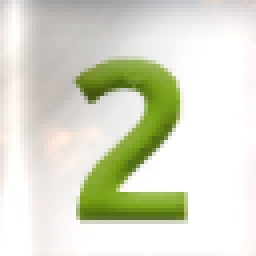
#> input picture templates_unknown/unknown_r15_c23_color.png, 64 x 64 px (shown 4 times larger)
$ python -i preprocessor.py   (imports and definitions only)
#> lines starting #> are read from the running program, lines starting #| are printed output that depends on the picture; after the words box and inside, x2 and y2 are one past the last pixel; in counts of white or black regions, pixels touching at a corner belong together
#> further down, picture is the input picture: shape (64, 64, 3); mean B, G, R 203.7, 221.8, 219
import cv2
import numpy as np

KERNEL_3x3 = cv2.getStructuringElement(cv2.MORPH_ELLIPSE, (3, 3))


def binarize_cell(cell_img):
    """将 64x64 BGR 格子图像二值化。

    Returns:
        (binary_mask | None, is_opened: bool)
        - binary_mask: 前景掩码 (uint8)，None 表示空白或未翻开
        - is_opened: True = 已翻开格
    """

    hsv = cv2.cvtColor(cell_img, cv2.COLOR_BGR2HSV)
#> hsv: shape (64, 64, 3); mean H, S, V 26, 32.9, 223.9
    center_hsv = hsv[12:52, 12:52]
#> center_hsv: shape (40, 40, 3); mean H, S, V 23.1, 66.9, 208.8
    median_s = np.median(center_hsv[:, :, 1])
#> median_s = 10.5
    is_opened = median_s < 60
#> is_opened = True

    if not is_opened:
        # 红色旗帜检测
        mask1 = cv2.inRange(hsv, np.array([0, 100, 100]), np.array([10, 255, 255]))
        mask2 = cv2.inRange(hsv, np.array([170, 100, 100]), np.array([180, 255, 255]))
        red_mask = cv2.bitwise_or(mask1, mask2)
        red_mask = cv2.morphologyEx(red_mask, cv2.MORPH_OPEN, KERNEL_3x3)

        if np.count_nonzero(red_mask) > 50:
            return red_mask, False

        # 暗色特征检测
        gray = cv2.cvtColor(cell_img, cv2.COLOR_BGR2GRAY)
        bg_level = np.median(gray)
        _, dark_mask = cv2.threshold(gray, max(0, bg_level - 30), 255, cv2.THRESH_BINARY_INV)
        dark_mask = cv2.morphologyEx(dark_mask, cv2.MORPH_OPEN, KERNEL_3x3)

        if np.count_nonzero(dark_mask) > 100:
            return dark_mask, False

        return None, False

    else:
        gray = cv2.cvtColor(cell_img, cv2.COLOR_BGR2GRAY)
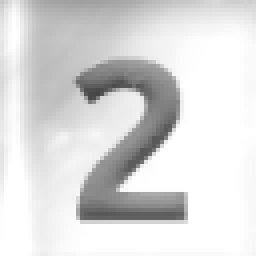
#> gray: shape (64, 64) (shown 4 times larger); min 69, max 255, mean 218.9

        # 中心区域对比度检查 → 过滤纯空白格
        center_gray = gray[8:56, 8:56]
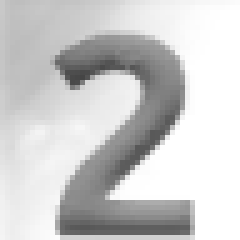
#> center_gray: shape (48, 48) (shown 5 times larger); min 69, max 255, mean 204.8
        if np.ptp(center_gray) < 35:
            return None, True

        # Gaussian 模糊 + Otsu 自适应阈值
        blurred = cv2.GaussianBlur(gray, (3, 3), 0)
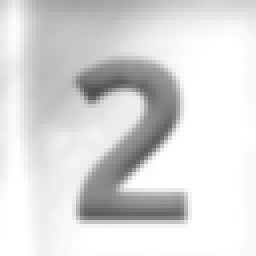
#> blurred: shape (64, 64) (shown 4 times larger); min 76, max 255, mean 219
        _, binary = cv2.threshold(blurred, 0, 255, cv2.THRESH_BINARY_INV + cv2.THRESH_OTSU)
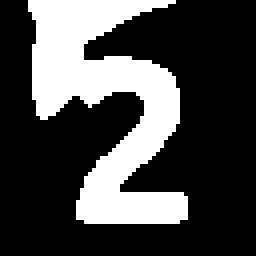
#> binary: shape (64, 64) (shown 4 times larger); 28% white; 1 white region, box (x1, y1, x2, y2) and area: (7, 0, 47, 56) 1148

        # 形态学开运算：消除微小噪点
        binary = cv2.morphologyEx(binary, cv2.MORPH_OPEN, KERNEL_3x3)
#> binary: shape (64, 64); 28% white; 1 white region, box (x1, y1, x2, y2) and area: (7, 0, 47, 56) 1145

        if np.count_nonzero(binary) < 80:
            return None, True
        else:
            return binary, True

>>> import cv2
>>> picture = cv2.imread('../../templates_unknown/unknown_r15_c23_color.png')
>>> result = binarize_cell(picture)
